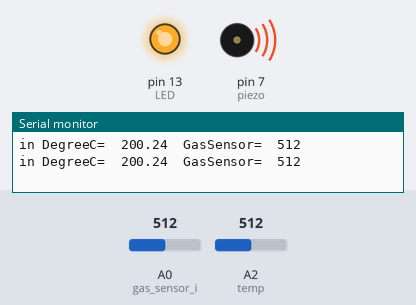
The sketch below on a simulated Arduino Uno, built with avr-gcc and run on an emulated ATmega328P. Parts: output pins drawn as LEDs (lit = HIGH), buzzer (waves = sounding, pin HIGH), the last lines printed to the serial monitor. Inputs (shaded band) come from the test bench; at power-on: A2 (temp) = 512, A0 (gas_sensor_i) = 512.

Above: at 1.8 s.
1.9 s: A2 (temp) set to 282
3.4 s: A2 (temp) set to 248
At 5.1 s:
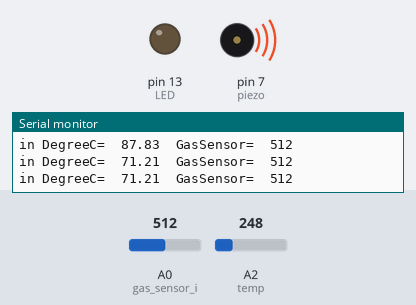
5.5 s: A0 (gas_sensor_i) set to 94
7.2 s: A0 (gas_sensor_i) set to 81
At 8.4 s:
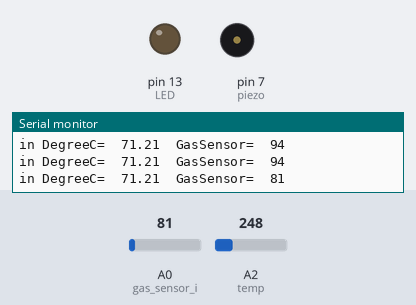
9.5 s: A2 (temp) set to 306
At 11.2 s:
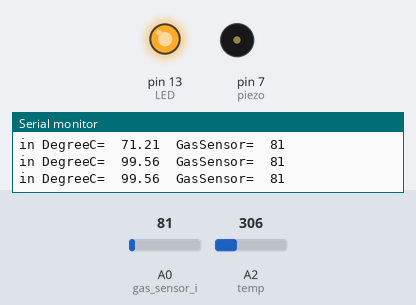
11.5 s: A2 (temp) set to 122
At 12.8 s:
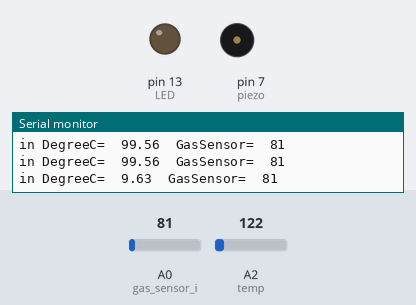
Timing chart, 0 to 14.5 s (numbered marks = the images above; inputs shaded):
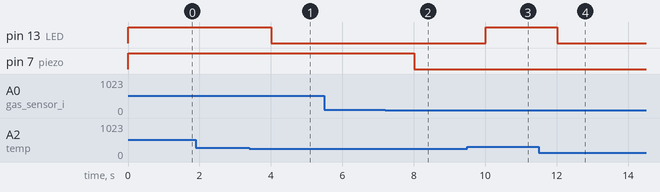

The sketch:

test.ino
```cpp
float temp ;
float vout ; //output of temp sensor
float vout1 ; // temp inc and new voltage produced
int LED = 13 ;
int gasSensor; //concentration of smoke
int piezo = 7; // pin 7
void setup()
{
  pinMode(A0, INPUT); // gas sensor i/p
  pinMode(A2, INPUT); //temp
  pinMode(LED, OUTPUT); //alert
  pinMode(piezo, OUTPUT); //buzz
  Serial.begin(9600); //serial monitor activate
}
void loop()
{
  vout  =analogRead(A2);
  vout1 = (vout/1023)*5000; //new voltage
  temp = (vout1-500)/10;
  gasSensor=analogRead(A0);
  if (temp>=80) //threshhold value
  {
    digitalWrite(LED,HIGH);
  }
  else
  {
    digitalWrite(LED,LOW);
  }
  if (gasSensor>=90)
  {
    digitalWrite(piezo,HIGH);
  }
  else
  {
   digitalWrite(piezo,LOW);
  }
  Serial.print("in DegreeC= ");
  Serial.print(" ");
  Serial.print(temp);
  Serial.print("\t");
  Serial.print("GasSensor= ");
  Serial.print(" ");
  Serial.print(gasSensor);
  Serial.println();
  delay(1000);
}
```

Measured:
- the behaviour switches between 266 and 265 on A2 (temp) (found by bisection; images 0 and 1)
- the behaviour switches between 90 and 89 on A0 (gas_sensor_i) (found by bisection; images 1 and 2)
- after the input at 3.4 s, pin 13 (LED): HIGH → LOW after 0.61 s
- after the input at 7.2 s, pin 7 (piezo): HIGH → LOW after 0.81 s
- after the input at 9.5 s, pin 13 (LED): LOW → HIGH after 0.51 s
- after the input at 11.5 s, pin 13 (LED): HIGH → LOW after 0.51 s
